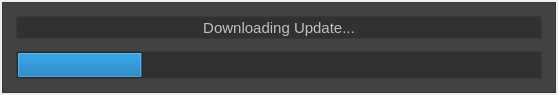
<?xml version="1.0" encoding="UTF-8"?>
<ui version="4.0">
 <class>FvUpdateDownloadProgress</class>
 <widget class="QWidget" name="FvUpdateDownloadProgress">
  <property name="windowModality">
   <enum>Qt::ApplicationModal</enum>
  </property>
  <property name="geometry">
   <rect>
    <x>0</x>
    <y>0</y>
    <width>558</width>
    <height>95</height>
   </rect>
  </property>
  <property name="sizePolicy">
   <sizepolicy hsizetype="Fixed" vsizetype="Fixed">
    <horstretch>0</horstretch>
    <verstretch>0</verstretch>
   </sizepolicy>
  </property>
  <property name="windowTitle">
   <string>FvUpdateDownloadProgress</string>
  </property>
  <layout class="QGridLayout" name="gridLayout">
   <property name="leftMargin">
    <number>0</number>
   </property>
   <property name="topMargin">
    <number>0</number>
   </property>
   <property name="rightMargin">
    <number>0</number>
   </property>
   <property name="bottomMargin">
    <number>0</number>
   </property>
   <property name="spacing">
    <number>0</number>
   </property>
   <item row="0" column="0">
    <widget class="QFrame" name="frame">
     <property name="styleSheet">
      <string notr="true">background-color: rgba(48, 47, 47, 90%);
border: 1px solid #3A3939;
color: silver;
margin: 2px;
font-size: 15px;</string>
     </property>
     <property name="frameShape">
      <enum>QFrame::WinPanel</enum>
     </property>
     <property name="frameShadow">
      <enum>QFrame::Raised</enum>
     </property>
     <layout class="QVBoxLayout" name="verticalLayout">
      <property name="spacing">
       <number>8</number>
      </property>
      <item>
       <widget class="QLabel" name="label">
        <property name="font">
         <font>
          <pointsize>-1</pointsize>
         </font>
        </property>
        <property name="layoutDirection">
         <enum>Qt::LeftToRight</enum>
        </property>
        <property name="frameShape">
         <enum>QFrame::NoFrame</enum>
        </property>
        <property name="frameShadow">
         <enum>QFrame::Plain</enum>
        </property>
        <property name="text">
         <string>Downloading Update...</string>
        </property>
        <property name="alignment">
         <set>Qt::AlignCenter</set>
        </property>
       </widget>
      </item>
      <item>
       <widget class="QProgressBar" name="progress">
        <property name="font">
         <font>
          <pointsize>-1</pointsize>
         </font>
        </property>
        <property name="value">
         <number>24</number>
        </property>
        <property name="textVisible">
         <bool>false</bool>
        </property>
        <property name="invertedAppearance">
         <bool>false</bool>
        </property>
       </widget>
      </item>
     </layout>
    </widget>
   </item>
  </layout>
 </widget>
 <layoutdefault spacing="6" margin="11"/>
 <resources/>
 <connections/>
</ui>
